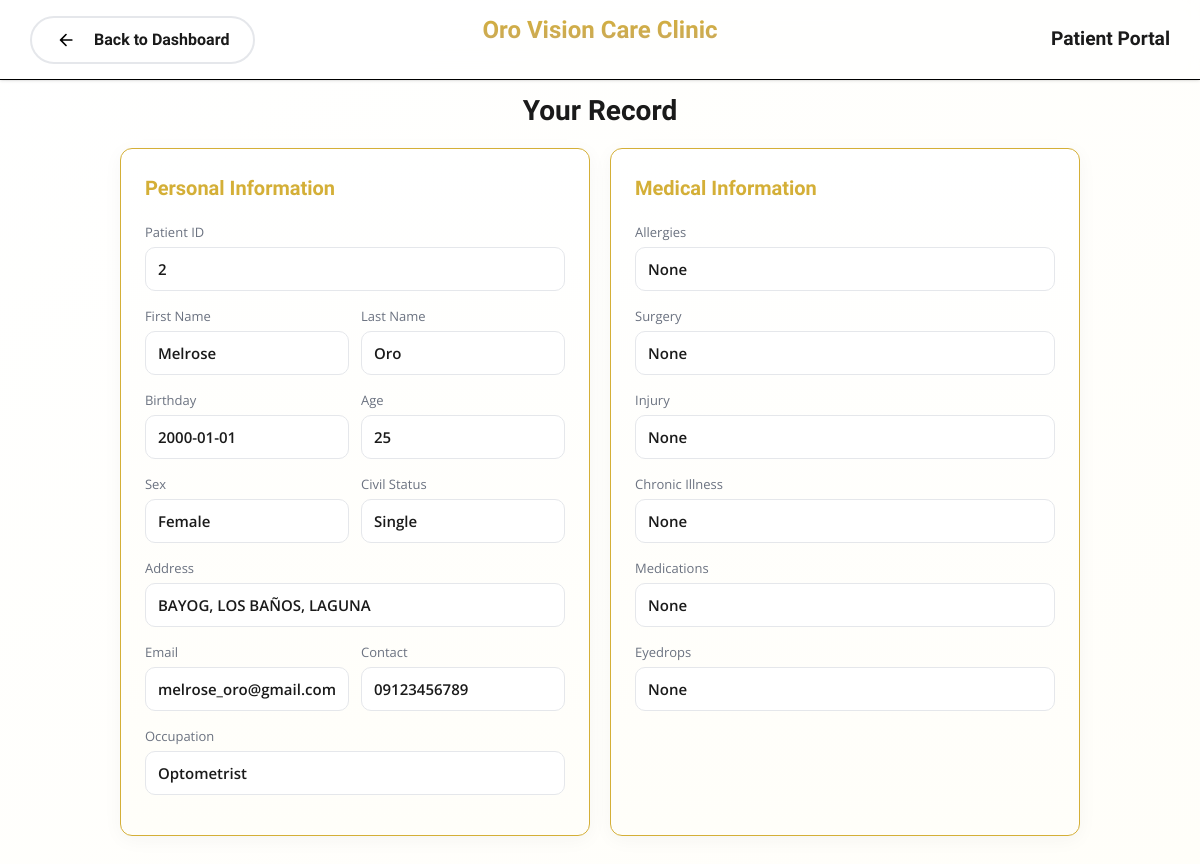
Page /patient/record.php (signed in) on the committed database.
### tables this page shows
CREATE TABLE `patient` (
  `PatientID` int(11) NOT NULL,
  `FirstName` varchar(50) NOT NULL,
  `LastName` varchar(50) NOT NULL,
  `Birthday` date NOT NULL,
  `Sex` enum('Male','Female') NOT NULL,
  `CivilStatus` enum('Single','Married','Widowed','Separated') NOT NULL,
  `Email` varchar(50) DEFAULT NULL,
  `Contact` varchar(15) DEFAULT NULL,
  `Occupation` varchar(50) DEFAULT NULL,
  `Allergies` text DEFAULT NULL,
  `Surgery` text DEFAULT NULL,
  `Injury` text DEFAULT NULL,
  `ChronicIllness` text DEFAULT NULL,
  `Medications` text DEFAULT NULL,
  `Eyedrops` text DEFAULT NULL,
  `Province` varchar(100) DEFAULT NULL,
  `City` varchar(100) DEFAULT NULL,
  `Barangay` varchar(150) DEFAULT NULL
);

### patient/record.php (the view, shortened to what this page needs)
<?php
require_once '../config.php';
$patientID = $_SESSION['PatientID'];
$stmt = $conn->prepare("SELECT FirstName, LastName, Birthday, Province, City, Barangay, Sex, CivilStatus, Email, Contact, Occupation, Allergies, Surgery, Injury, ChronicIllness, Medications, Eyedrops FROM patient WHERE PatientID = ?");
$stmt->bind_param("s", $patientID);
$stmt->execute();
$stmt->store_result();
$patientAge = "";
$patientAddress = "";
if ($stmt->num_rows > 0) {
    $stmt->bind_result($firstName, $lastName, $birthday, $province, $city, $barangay, $sex, $civilStatus, $email, $contact, $occupation, $allergies, $surgery, $injury, $chronicIllness, $medications, $eyedrops);
    if (!empty($birthday)) {
        $birthDate = new DateTime($birthday);
        $today = new DateTime('today');
        $patientAge = $birthDate->diff($today)->y;
    }
    $patientAddress = htmlspecialchars("$barangay, $city, $province");
}
$stmt->close();?>
<?php $page_title = "Patient Records";
include 'patient_header.php'; ?>
  <h1>Your Record</h1>
  <div class="layout">
    <div class="card">
      <h2>Personal Information</h2>
      <div class="group"><label>Patient ID</label><div class="value"><?php echo htmlspecialchars($patientID); ?></div></div>
      <div class="two-col">
        <div class="group"><label>First Name</label><div class="value"><?php echo htmlspecialchars($firstName); ?></div></div>
        <div class="group"><label>Last Name</label><div class="value"><?php echo htmlspecialchars($lastName); ?></div></div>
      </div>
      <div class="two-col">
        <div class="group"><label>Birthday</label><div class="value"><?php echo htmlspecialchars($birthday); ?></div></div>
        <div class="group"><label>Age</label><div class="value"><?php echo htmlspecialchars($patientAge); ?></div></div>
      </div>
      <div class="two-col">
        <div class="group"><label>Sex</label><div class="value"><?php echo htmlspecialchars($sex); ?></div></div>
        <div class="group"><label>Civil Status</label><div class="value"><?php echo htmlspecialchars($civilStatus); ?></div></div>
      </div>
      <div class="group"><label>Address</label><div class="value"><?php echo htmlspecialchars($patientAddress); ?></div></div>
      <div class="two-col">
        <div class="group"><label>Email</label><div class="value"><?php echo !empty($email) ? htmlspecialchars($email) : 'None'; ?></div></div>
        <div class="group"><label>Contact</label><div class="value"><?php echo !empty($contact) ? htmlspecialchars($contact) : 'None'; ?></div></div>
      </div>
      <div class="group"><label>Occupation</label><div class="value"><?php echo !empty($occupation) ? htmlspecialchars($occupation) : 'None'; ?> </div></div>
    </div>
    <div class="card">
      <h2>Medical Information</h2>
      <div class="group"><label>Allergies</label><div class="value"><?php echo !empty($allergies) ? htmlspecialchars($allergies) : 'None'; ?></div></div>
      <div class="group"><label>Surgery</label><div class="value"><?php echo !empty($surgery) ? htmlspecialchars($surgery) : 'None'; ?></div></div>
      <div class="group"><label>Injury</label><div class="value"><?php echo !empty($injury) ? htmlspecialchars($injury) : 'None'; ?></div></div>
      <div class="group"><label>Chronic Illness</label><div class="value"><?php echo !empty($chronicIllness) ? htmlspecialchars($chronicIllness) : 'None'; ?></div></div>
      <div class="group"><label>Medications</label><div class="value"><?php echo !empty($medications) ? htmlspecialchars($medications) : 'None'; ?></div></div>
      <div class="group"><label>Eyedrops</label><div class="value"><?php echo !empty($eyedrops) ? htmlspecialchars($eyedrops) : 'None'; ?></div></div>
    </div>
  </div>
<?php include 'footer.php'; ?>

### css/global.css (style rules this page uses)
:root { --max-width: 1200px; --gold-main: #D4AF37; --gold-light: #C9A961; --gold-main-lighter: #F1C73F; --gold-light-lighter: #E3C06E; --almost-white-gold: #F4E5C2; --glowing-gold: #fbe59d; --off-white: #fef8df; --proper-cream:#fffdf1; --text-main: #1a1a1a; --text-link: #4A5565; --background-main: #FFFEF9; --background-white: #FFF; --border-main: #E5E7EB; --muted: #6b7280; --gold-gradient: linear-gradient(180deg, var(--gold-main) 0%, var(--gold-light) 100%); --gold-gradient-hover: linear-gradient(180deg, var(--gold-main-lighter) 0%, var(--gold-light-lighter) 100%); --gold-gradient-horizontal: linear-gradient(90deg, var(--gold-main) 0%, var(--almost-white-gold) 100%); --accent-line-gradient: linear-gradient(to right, var(--gold-main), rgba(0, 0, 0, 0)); --page-gradient: linear-gradient(to bottom right, var(--background-white), var(--background-main)); --shadow-main: rgba(0, 0, 0, 0.10); --shadow-strong: rgba(0, 0, 0, 0.25); --shadow-card: 0 25px 50px -12px rgba(0,0,0,0.25); --shadow-soft: 0px 4px 15px rgba(0,0,0,0.08); --transition: all 0.3s ease; --transition-slow: all 0.5s ease; --card-corner: 32px; --card-radius: 24px; --pill-radius: 9999px; }
*, *::before, *::after { margin: 0; padding: 0; box-sizing: border-box; }
html { scroll-behavior: smooth; }
body { font-family: 'Open Sans', sans-serif; line-height: 1.5; background: var(--page-gradient); color: var(--text-main); width: 100%; }
h1, h2, h3, h4, h5, h6 { font-family: 'Lexend', sans-serif; font-weight: 600; }
h2 { margin-bottom: 20px; }

### patient/css/record.css (style rules this page uses)
.layout { max-width: 1050px; margin:0 auto 40px auto; display:grid; grid-template-columns:1fr 1fr; gap:20px; }
.card { background: linear-gradient(var(--background-white), var(--background-main)); padding:24px; border-radius:12px; border:1px solid var(--gold-main); box-shadow:0 4px 20px rgba(0,0,0,0.04); }
h1,h2 { font-family: 'Lexend' }
h1 { margin: 0 auto 16px auto; font-size:28px; }
h2 { font-size:20px; color: var(--gold-main); }
.group { margin-bottom:16px; transition: var(--transition); }
label { display:block; font-size:13px; color:var(--muted); margin-bottom:4px; }
.value { padding:10px 12px; border:1px solid var(--border-main); border-radius:10px; background:var(--background-white); font-size:15px; font-weight: 600; transition: var(--transition); }
.two-col { display:grid; grid-template-columns:1fr 1fr; gap:12px; }

### rows in the picture
patient: FirstName "Melrose", LastName "Oro", Birthday "2000-01-01", Birthday "25", Sex "Female", CivilStatus "Single", patientAddress "BAYOG, LOS BAÑOS, LAGUNA", Email "melrose_oro@gmail.com", Contact "09123456789", Occupation "Optometrist"

### other values in the picture
$patientID "2"
